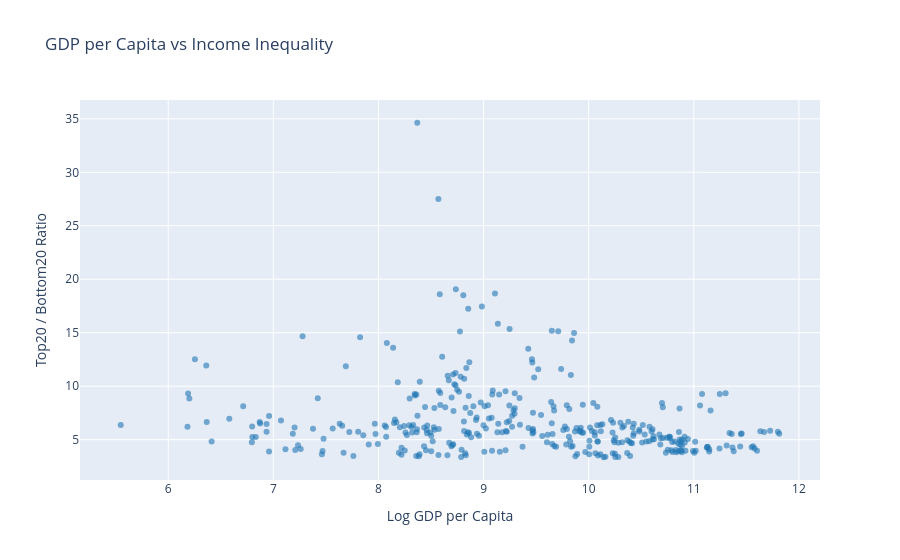

The notebook cell saved with this chart:
### Markdown cell above
## 4. Addressing the Core Hypothesis: Does GDP Growth Reduce Inequality?
**Intent:** A scatter density plot comparing standard macroeconomic strength (Log GDP per Capita) directly against social disparity (Inequality Ratio).
**Insight:** If classical economic trickle-down theory holds absolutely true, steeper GDP universally yields narrower gaps. However, mapping these against each other helps visualize "middle-income trap" scenarios where high-GDP nations also house severe class inequality, breaking linear dependence.

### Code cell
import plotly.express as px

fig = px.scatter(
    merged_df,
    x="log_gdp_per_capita",
    y="top20_bottom20_ratio",
    hover_name="country_name",
    hover_data={
        "year": True,
        "gdp_per_capita": True,
        "top20_bottom20_ratio": ":.2f"
    },
    opacity=0.6,
    color_discrete_sequence=["#1f77b4"],
    title="GDP per Capita vs Income Inequality"
)

fig.update_layout(
    xaxis_title="Log GDP per Capita",
    yaxis_title="Top20 / Bottom20 Ratio"
)

fig.show()

### Figure 1 — Plotly figure (JSON) as saved in the notebook; plotly's stock layout.template omitted (floating-point values rounded to 4 significant figures; data arrays with more than 128 entries replaced by an {"elided": "..."} marker saying what was removed)
{"data": [{"customdata": {"elided": "355x2 float values"}, "hovertemplate": "<b>%{hovertext}</b><br><br>log_gdp_per_capita=%{x}<br>top20_bottom20_ratio=%{y:.2f}<br>year=%{customdata[0]}<br>gdp_per_capita=%{customdata[1]}<extra></extra>", "hovertext": {"elided": "355 str values"}, "legendgroup": "", "marker": {"color": "#1f77b4", "opacity": 0.6, "symbol": "circle"}, "mode": "markers", "name": "", "orientation": "v", "showlegend": false, "type": "scatter", "x": {"elided": "355 float values"}, "xaxis": "x", "y": {"elided": "355 float values"}, "yaxis": "y"}], "layout": {"legend": {"tracegroupgap": 0}, "title": {"text": "GDP per Capita vs Income Inequality"}, "xaxis": {"anchor": "y", "domain": [0, 1], "title": {"text": "Log GDP per Capita"}}, "yaxis": {"anchor": "x", "domain": [0, 1], "title": {"text": "Top20 / Bottom20 Ratio"}}}}
